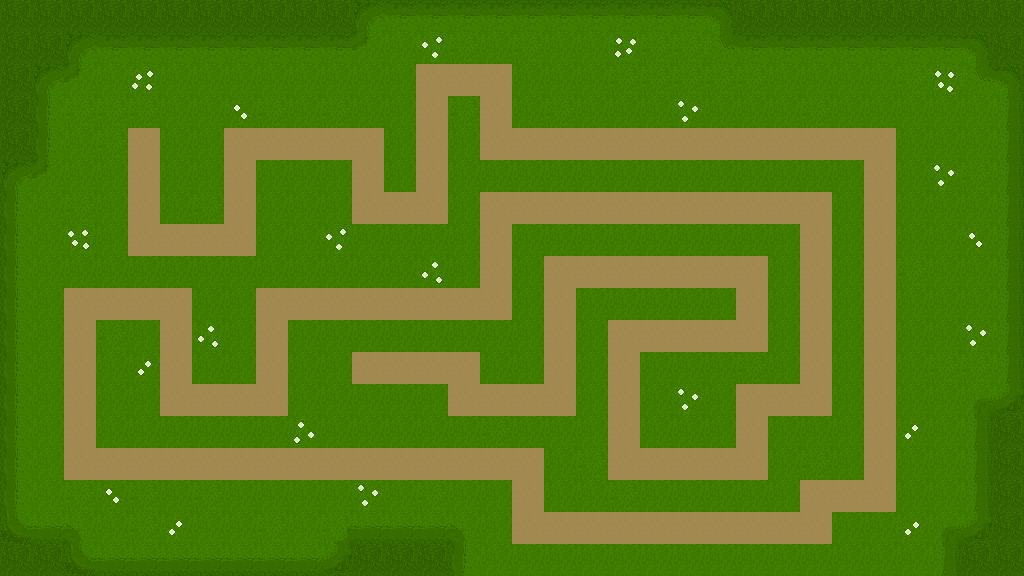

This game map was drawn from its Tiled (.tmx) file and the tilesets committed beside it. A one-line description and the full map source follow:
An orthogonal 32x18 tile map with 32x32 px tiles, 3 tile layers (ground, ground outer, ground vanity), 3 tilesets and 37 objects (1, 2, 4, 3, 5, ...).

<map version="1.10" tiledversion="1.11.0" orientation="orthogonal" renderorder="right-down" width="32" height="18" tilewidth="32" tileheight="32" infinite="0" nextlayerid="10" nextobjectid="54">
 <tileset firstgid="1" source="path_grass_tileset.tsx" />
 <tileset firstgid="17" source="grass_beauty.tsx" />
 <tileset firstgid="21" source="deep grass.tsx" />
 <layer id="2" name="ground" width="32" height="18">
  <data encoding="csv">
7,7,7,7,7,7,7,7,7,7,7,7,7,7,7,7,7,7,7,7,7,7,7,7,7,7,7,7,7,7,7,7,
7,7,7,7,7,7,7,7,7,7,7,7,7,7,7,7,7,7,7,7,7,7,7,7,7,7,7,7,7,7,7,7,
7,7,7,7,7,7,7,7,7,7,7,7,7,13,13,13,7,7,7,7,7,7,7,7,7,7,7,7,7,7,7,7,
7,7,7,7,7,7,7,7,7,7,7,7,7,13,7,13,7,7,7,7,7,7,7,7,7,7,7,7,7,7,7,7,
7,7,7,7,13,7,7,13,13,13,13,13,7,13,7,13,13,13,13,13,13,13,13,13,13,13,13,13,7,7,7,7,
7,7,7,7,13,7,7,13,7,7,7,13,7,13,7,7,7,7,7,7,7,7,7,7,7,7,7,13,7,7,7,7,
7,7,7,7,13,7,7,13,7,7,7,13,13,13,7,13,13,13,13,13,13,13,13,13,13,13,7,13,7,7,7,7,
7,7,7,7,13,13,13,13,7,7,7,7,7,7,7,13,7,7,7,7,7,7,7,7,7,13,7,13,7,7,7,7,
7,7,7,7,7,7,7,7,7,7,7,7,7,7,7,13,7,13,13,13,13,13,13,13,7,13,7,13,7,7,7,7,
7,7,13,13,13,13,7,7,13,13,13,13,13,13,13,13,7,13,7,7,7,7,7,13,7,13,7,13,7,7,7,7,
7,7,13,7,7,13,7,7,13,7,7,7,7,7,7,7,7,13,7,13,13,13,13,13,7,13,7,13,7,7,7,7,
7,7,13,7,7,13,7,7,13,7,7,13,13,13,13,7,7,13,7,13,7,7,7,7,7,13,7,13,7,7,7,7,
7,7,13,7,7,13,13,13,13,7,7,7,7,7,13,13,13,13,7,13,7,7,7,13,13,13,7,13,7,7,7,7,
7,7,13,7,7,7,7,7,7,7,7,7,7,7,7,7,7,7,7,13,7,7,7,13,7,7,7,13,7,7,7,7,
7,7,13,13,13,13,13,13,13,13,13,13,13,13,13,13,13,7,7,13,13,13,13,13,7,7,7,13,7,7,7,7,
7,7,7,7,7,7,7,7,7,7,7,7,7,7,7,7,13,7,7,7,7,7,7,7,7,13,13,13,7,7,7,7,
7,7,7,7,7,7,7,7,7,7,7,7,7,7,7,7,13,13,13,13,13,13,13,13,13,13,7,7,7,7,7,7,
7,7,7,7,7,7,7,7,7,7,7,7,7,7,7,7,7,7,7,7,7,7,7,7,7,7,7,7,7,7,7,7
</data>
 </layer>
 <layer id="9" name="ground outer" width="32" height="18">
  <data encoding="csv">
27,27,27,27,27,27,27,27,27,27,27,28,30,30,30,30,30,30,30,30,30,30,31,27,27,27,27,27,27,27,27,27,
27,27,28,30,30,30,30,30,30,30,30,36,0,0,0,0,0,0,0,0,0,0,29,30,30,30,30,30,30,30,31,27,
27,28,36,0,0,0,0,0,0,0,0,0,0,0,0,0,0,0,0,0,0,0,0,0,0,0,0,0,0,0,29,31,
27,32,0,0,0,0,0,0,0,0,0,0,0,0,0,0,0,0,0,0,0,0,0,0,0,0,0,0,0,0,0,22,
27,32,0,0,0,0,0,0,0,0,0,0,0,0,0,0,0,0,0,0,0,0,0,0,0,0,0,0,0,0,0,22,
28,36,0,0,0,0,0,0,0,0,0,0,0,0,0,0,0,0,0,0,0,0,0,0,0,0,0,0,0,0,0,22,
32,0,0,0,0,0,0,0,0,0,0,0,0,0,0,0,0,0,0,0,0,0,0,0,0,0,0,0,0,0,0,22,
32,0,0,0,0,0,0,0,0,0,0,0,0,0,0,0,0,0,0,0,0,0,0,0,0,0,0,0,0,0,0,22,
32,0,0,0,0,0,0,0,0,0,0,0,0,0,0,0,0,0,0,0,0,0,0,0,0,0,0,0,0,0,0,22,
32,0,0,0,0,0,0,0,0,0,0,0,0,0,0,0,0,0,0,0,0,0,0,0,0,0,0,0,0,0,0,22,
32,0,0,0,0,0,0,0,0,0,0,0,0,0,0,0,0,0,0,0,0,0,0,0,0,0,0,0,0,0,0,22,
32,0,0,0,0,0,0,0,0,0,0,0,0,0,0,0,0,0,0,0,0,0,0,0,0,0,0,0,0,0,0,22,
32,0,0,0,0,0,0,0,0,0,0,0,0,0,0,0,0,0,0,0,0,0,0,0,0,0,0,0,0,0,34,26,
32,0,0,0,0,0,0,0,0,0,0,0,0,0,0,0,0,0,0,0,0,0,0,0,0,0,0,0,0,0,22,27,
32,0,0,0,0,0,0,0,0,0,0,0,0,0,0,0,0,0,0,0,0,0,0,0,0,0,0,0,0,0,22,27,
32,0,0,0,0,0,0,0,0,0,0,0,0,0,0,0,0,0,0,0,0,0,0,0,0,0,0,0,0,0,22,27,
23,24,21,0,0,0,0,0,0,0,34,24,24,24,21,0,0,0,0,0,0,0,0,0,0,0,0,0,0,34,26,27,
27,27,23,24,24,24,24,24,24,24,26,27,27,27,32,0,0,0,0,0,0,0,0,0,0,0,0,0,0,22,27,27
</data>
 </layer>
 <layer id="8" name="ground vanity" width="32" height="18">
  <data encoding="csv">
0,0,0,0,0,0,0,0,0,0,0,0,0,0,0,0,0,0,0,0,0,0,0,0,0,0,0,0,0,0,0,0,
0,0,0,0,0,0,0,0,0,0,0,0,0,2147483666,17,0,17,0,0,2684354579,17,17,0,0,0,0,0,0,0,0,0,0,
0,0,0,0,1610612755,0,0,0,0,0,0,0,0,0,0,0,0,0,0,17,17,17,17,17,0,0,0,0,17,3221225491,0,0,
0,0,17,17,17,0,0,3221225492,17,0,17,0,0,0,17,0,0,17,0,0,0,18,0,0,0,17,0,0,0,0,0,0,
0,0,0,17,0,0,0,0,0,0,0,0,0,0,0,0,0,0,0,0,0,0,0,0,0,0,0,0,0,0,0,0,
0,0,0,0,0,0,0,0,0,0,0,0,0,0,0,0,0,0,0,0,0,0,0,0,0,0,0,0,0,18,17,0,
0,0,17,0,0,0,17,0,0,0,0,0,0,0,0,0,0,0,0,0,0,0,0,0,0,0,0,0,0,0,0,0,
0,0,536870931,0,0,0,0,0,0,0,2147483666,0,0,0,0,0,0,0,0,0,0,0,0,0,0,0,0,0,0,0,20,0,
0,0,0,0,0,0,0,0,0,0,0,0,0,3221225490,0,0,0,0,0,0,0,0,0,0,0,0,0,0,17,0,0,0,
0,0,0,0,0,0,0,0,0,0,0,0,0,0,0,0,0,0,0,0,0,0,0,0,0,0,0,0,0,0,0,0,
0,0,0,17,0,0,3221225490,0,0,0,0,0,0,0,0,0,0,0,0,0,0,0,0,0,0,0,0,0,0,0,18,0,
0,0,0,0,2147483668,0,0,0,0,0,0,0,0,0,0,0,0,0,0,0,0,0,0,17,0,0,0,0,0,17,17,0,
0,0,0,0,0,0,0,0,0,0,0,0,0,0,0,0,0,0,0,0,0,18,0,0,0,0,0,0,0,0,0,0,
0,0,0,0,0,0,0,0,0,1073741842,0,0,0,0,0,17,0,0,0,0,0,0,0,0,0,0,0,0,1073741844,0,0,0,
0,0,0,0,0,0,0,0,0,0,0,0,0,0,0,0,0,0,17,0,0,0,0,0,0,17,0,0,0,0,0,0,
0,0,17,3221225492,17,0,17,0,0,0,0,18,0,17,0,0,0,0,0,17,0,0,0,0,0,0,0,0,0,0,0,0,
0,0,0,0,17,1073741844,0,0,17,0,17,0,0,0,0,0,0,0,0,0,0,0,0,0,0,0,0,0,1610612756,0,0,0,
0,0,0,0,0,0,0,0,0,0,0,0,0,0,0,0,0,0,0,0,0,0,0,0,0,0,0,0,0,0,0,0
</data>
 </layer>
 <objectgroup id="5" name="path">
  <object id="2" name="1" x="142.809" y="235.103">
   <point />
  </object>
  <object id="3" name="2" x="223.489" y="251.919">
   <point />
  </object>
  <object id="4" name="4" x="351.226" y="154.526">
   <point />
  </object>
  <object id="5" name="3" x="237.088" y="175.249">
   <point />
  </object>
  <object id="6" name="5" x="383.741" y="218.117">
   <point />
  </object>
  <object id="7" name="6" x="431.424" y="201.527">
   <point />
  </object>
  <object id="10" name="7" x="430.499" y="108.954">
   <point />
  </object>
  <object id="25" name="8" x="477.51" y="88.2024">
   <point />
  </object>
  <object id="26" name="9" x="498.8" y="152.073">
   <point />
  </object>
  <object id="27" name="10" x="866.817" y="156.94">
   <point />
  </object>
  <object id="28" name="11" x="876.55" y="489.067">
   <point />
  </object>
  <object id="29" name="12" x="824.237" y="510.966">
   <point />
  </object>
  <object id="30" name="13" x="799.905" y="536.514">
   <point />
  </object>
  <object id="31" name="14" x="538.947" y="535.298">
   <point />
  </object>
  <object id="32" name="15" x="518.265" y="478.118">
   <point />
  </object>
  <object id="33" name="16" x="88.8107" y="472.643">
   <point />
  </object>
  <object id="34" name="17" x="80.2946" y="328.478">
   <point />
  </object>
  <object id="35" name="18" x="164.847" y="314.487">
   <point />
  </object>
  <object id="37" name="19" x="177.013" y="399.648">
   <point />
  </object>
  <object id="38" name="20" x="259.741" y="410.598">
   <point />
  </object>
  <object id="39" name="21" x="271.907" y="320.57">
   <point />
  </object>
  <object id="40" name="22" x="487.851" y="313.271">
   <point />
  </object>
  <object id="41" name="23" x="493.934" y="226.893">
   <point />
  </object>
  <object id="42" name="24" x="807.813" y="219.594">
   <point />
  </object>
  <object id="43" name="25" x="814.504" y="396.607">
   <point />
  </object>
  <object id="44" name="26" x="767.665" y="411.814">
   <point />
  </object>
  <object id="45" name="27" x="751.242" y="459.261">
   <point />
  </object>
  <object id="46" name="28" x="636.274" y="473.86">
   <point />
  </object>
  <object id="47" name="29" x="623.5" y="361.934">
   <point />
  </object>
  <object id="48" name="30" x="737.251" y="344.902">
   <point />
  </object>
  <object id="49" name="31" x="751.85" y="290.764">
   <point />
  </object>
  <object id="50" name="32" x="573.62" y="281.031">
   <point />
  </object>
  <object id="51" name="33" x="558.413" y="395.39">
   <point />
  </object>
  <object id="52" name="34" x="474.468" y="413.031">
   <point />
  </object>
  <object id="53" name="35" x="435.538" y="380.183">
   <point />
  </object>
 </objectgroup>
 <objectgroup id="7" name="markers">
  <object id="8" name="base" x="341.134" y="369.643" rotation="-90">
   <point />
  </object>
  <object id="9" name="spawn" x="142.692" y="121.521">
   <point />
  </object>
 </objectgroup>
</map>
